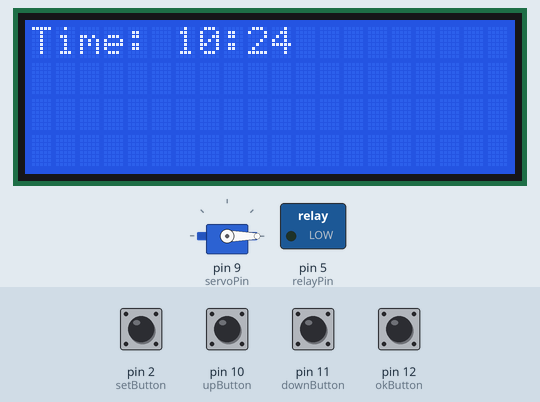
Simulated run of this sketch. Board: Arduino Uno, built with avr-gcc and run on an emulated ATmega328P. On the bench: 20×4 character LCD, servo, switched loads named in the sketch (green lamp = pin HIGH). The test bench sets the inputs (shaded band); at power-on: pin 2 (setButton), pin 10 (upButton), pin 11 (downButton), pin 12 (okButton) HIGH. The local clock reads 2024-03-15 10:24:30 at power-on unless the sketch sets it.

Above: at 3.2 s.
3.3 s: pin 2 (setButton) pulled LOW for 0.6 s
At 5.1 s:
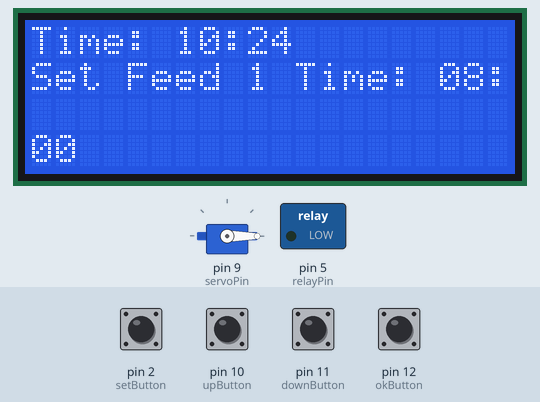
5.4 s: pin 10 (upButton) pulled LOW for 0.6 s
7.6 s: pin 11 (downButton) pulled LOW for 1 s
10.5 s: pin 12 (okButton) pulled LOW for 1 s
At 13.0 s:
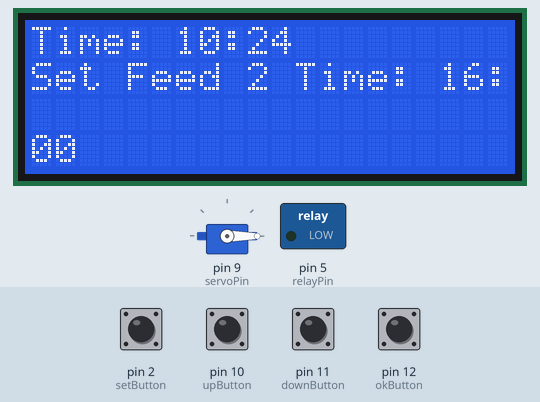
13.4 s: pin 10 (upButton) pulled LOW for 1 s
At 30.9 s:
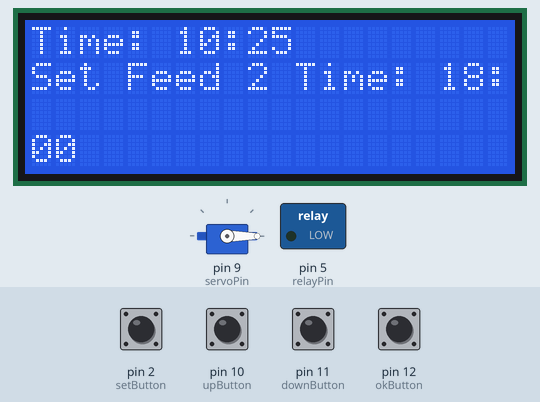
Timing chart, 0 to 31.8 s (numbered marks = the images above; inputs shaded):
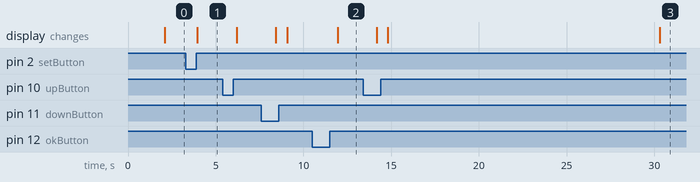

Measured:
- after the input at 3.3 s, the display: changes after 0.66 s (image 1)
- after the input at 10.5 s, the display: changes after 1.4 s (image 2)
- after the input at 13.4 s, the display: first changes after 0.78 s (image 3 shows a later state)

The sketch:

bukak-tutup_fix.ino
```cpp
#include <Wire.h>
#include <LiquidCrystal_I2C.h>
#include <RTClib.h>
#include <Servo.h>

// Inisialisasi LCD dan RTC
LiquidCrystal_I2C lcd(0x27, 20, 4);
RTC_DS3231 rtc;
Servo servo;

int setButton = 2;
int upButton = 10;
int downButton = 11;
int okButton = 12;
int relayPin = 5;
int servoPin = 9;

int feedTime1Hour = 8;  // Waktu default jam pemberian pakan 1
int feedTime1Minute = 0;
int feedTime2Hour = 16; // Waktu default jam pemberian pakan 2
int feedTime2Minute = 0;

int currentSetting = 0; // 0: tidak dalam mode set, 1: set waktu 1, 2: set waktu 2
bool isSettingHour = true; // true untuk jam, false untuk menit

void setup() {
  lcd.init();
  lcd.backlight();

  pinMode(setButton, INPUT_PULLUP);
  pinMode(upButton, INPUT_PULLUP);
  pinMode(downButton, INPUT_PULLUP);
  pinMode(okButton, INPUT_PULLUP);
  pinMode(relayPin, OUTPUT);
  digitalWrite(relayPin, LOW); // Matikan relay
  servo.attach(servoPin);
  servo.write(0); // Servo pada posisi tertutup

  if (!rtc.begin()) {
    lcd.print("RTC Error!");
    while (1);
  }

  lcd.setCursor(0, 0);
  lcd.print("Fish Feeder System");
  delay(2000);
  lcd.clear();
}

void loop() {
  DateTime now = rtc.now();

  // Tampilkan waktu saat ini
  lcd.setCursor(0, 0);
  lcd.print("Time: ");
  printTime(now.hour(), now.minute());

  // Periksa apakah waktunya memberi pakan
  if ((now.hour() == feedTime1Hour && now.minute() == feedTime1Minute) ||
      (now.hour() == feedTime2Hour && now.minute() == feedTime2Minute)) {
    giveFeed();
  }

  // Mode pengaturan waktu pemberian pakan
  if (digitalRead(setButton) == LOW) {
    currentSetting = (currentSetting == 0) ? 1 : 0;
    delay(300);
  }

  if (currentSetting != 0) {
    setFeedTime();
  }

  delay(500);
}

// Fungsi untuk memberikan pakan (aktifkan relay dan servo)
void giveFeed() {
  digitalWrite(relayPin, HIGH); // Nyalakan relay
  lcd.setCursor(0, 3);
  lcd.print("Feeding...");

  // Gerakan servo untuk membuka pakan
  servo.write(90); // Buka servo (sesuaikan dengan mekanisme Anda)
  delay(5000); // Waktu pemberian pakan (misal 5 detik)

  servo.write(0); // Tutup servo
  digitalWrite(relayPin, LOW);  // Matikan relay
  lcd.setCursor(0, 3);
  lcd.print("              ");
}

// Fungsi pengaturan waktu pemberian pakan
void setFeedTime() {
  lcd.setCursor(0, 1);
  if (currentSetting == 1) {
    lcd.print("Set Feed 1 Time: ");
    lcd.setCursor(17, 1);
    printTime(feedTime1Hour, feedTime1Minute);
  } else if (currentSetting == 2) {
    lcd.print("Set Feed 2 Time: ");
    lcd.setCursor(17, 1);
    printTime(feedTime2Hour, feedTime2Minute);
  }

  // Pengaturan jam atau menit
  if (digitalRead(upButton) == LOW) {
    if (isSettingHour) {
      if (currentSetting == 1) feedTime1Hour = (feedTime1Hour + 1) % 24;
      else feedTime2Hour = (feedTime2Hour + 1) % 24;
    } else {
      if (currentSetting == 1) feedTime1Minute = (feedTime1Minute + 1) % 60;
      else feedTime2Minute = (feedTime2Minute + 1) % 60;
    }
    delay(100);
  }

  if (digitalRead(downButton) == LOW) {
    if (isSettingHour) {
      if (currentSetting == 1) feedTime1Hour = (feedTime1Hour - 1 + 24) % 24;
      else feedTime2Hour = (feedTime2Hour - 1 + 24) % 24;
    } else {
      if (currentSetting == 1) feedTime1Minute = (feedTime1Minute - 1 + 60) % 60;
      else feedTime2Minute = (feedTime2Minute - 1 + 60) % 60;
    }
    delay(100);
  }

  if (digitalRead(okButton) == LOW) {
    if (isSettingHour) {
      isSettingHour = false;  // Pindah ke menit
    } else {
      isSettingHour = true;   // Kembali ke jam
      currentSetting++;       // Pindah ke pengaturan berikutnya
      if (currentSetting > 2) currentSetting = 0;  // Kembali ke mode normal setelah setting selesai
    }
    delay(100);
  }
}

// Fungsi untuk menampilkan waktu (HH:MM)
void printTime(int hour, int minute) {
  if (hour < 10) lcd.print('0');
  lcd.print(hour);
  lcd.print(':');
  if (minute < 10) lcd.print('0');
  lcd.print(minute);
}
```
